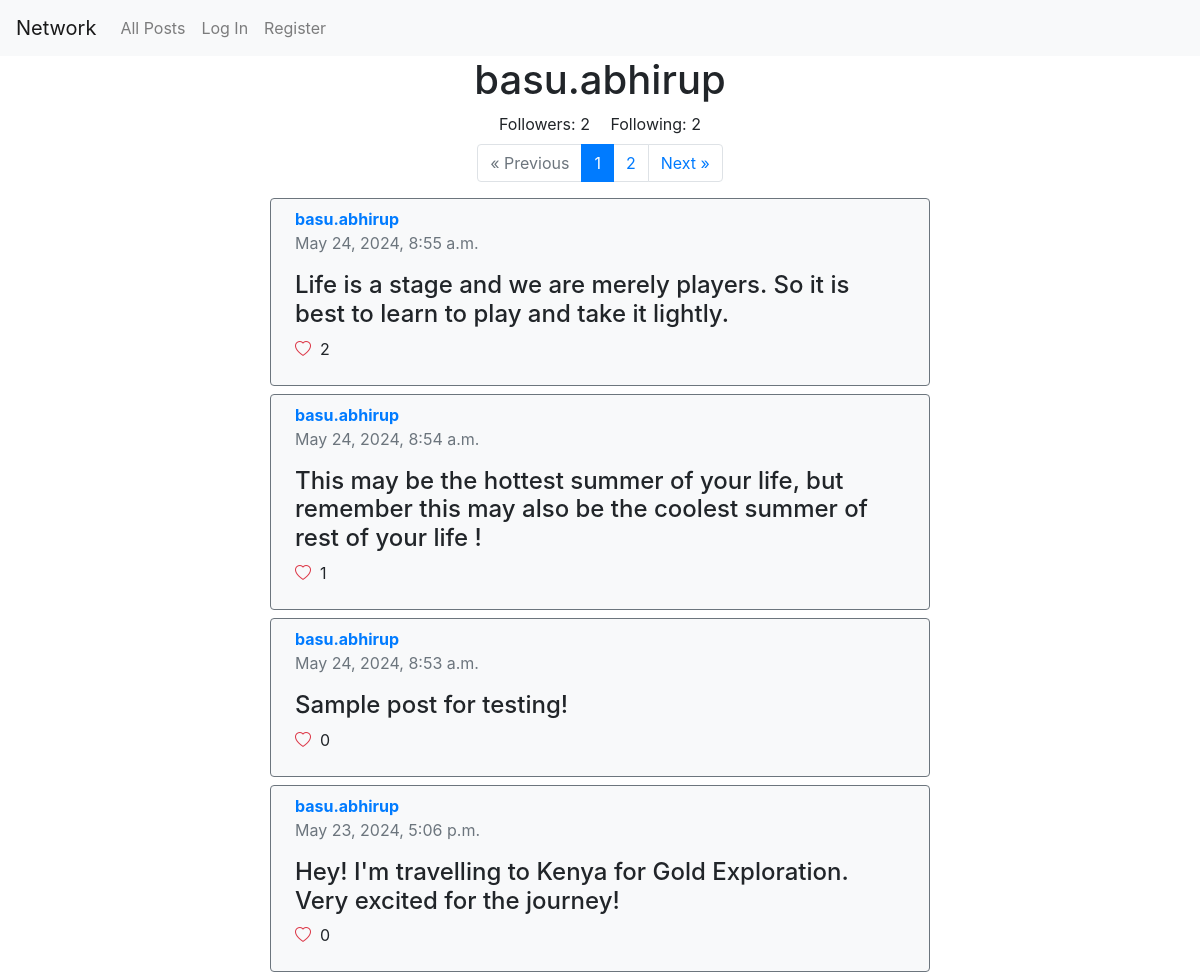
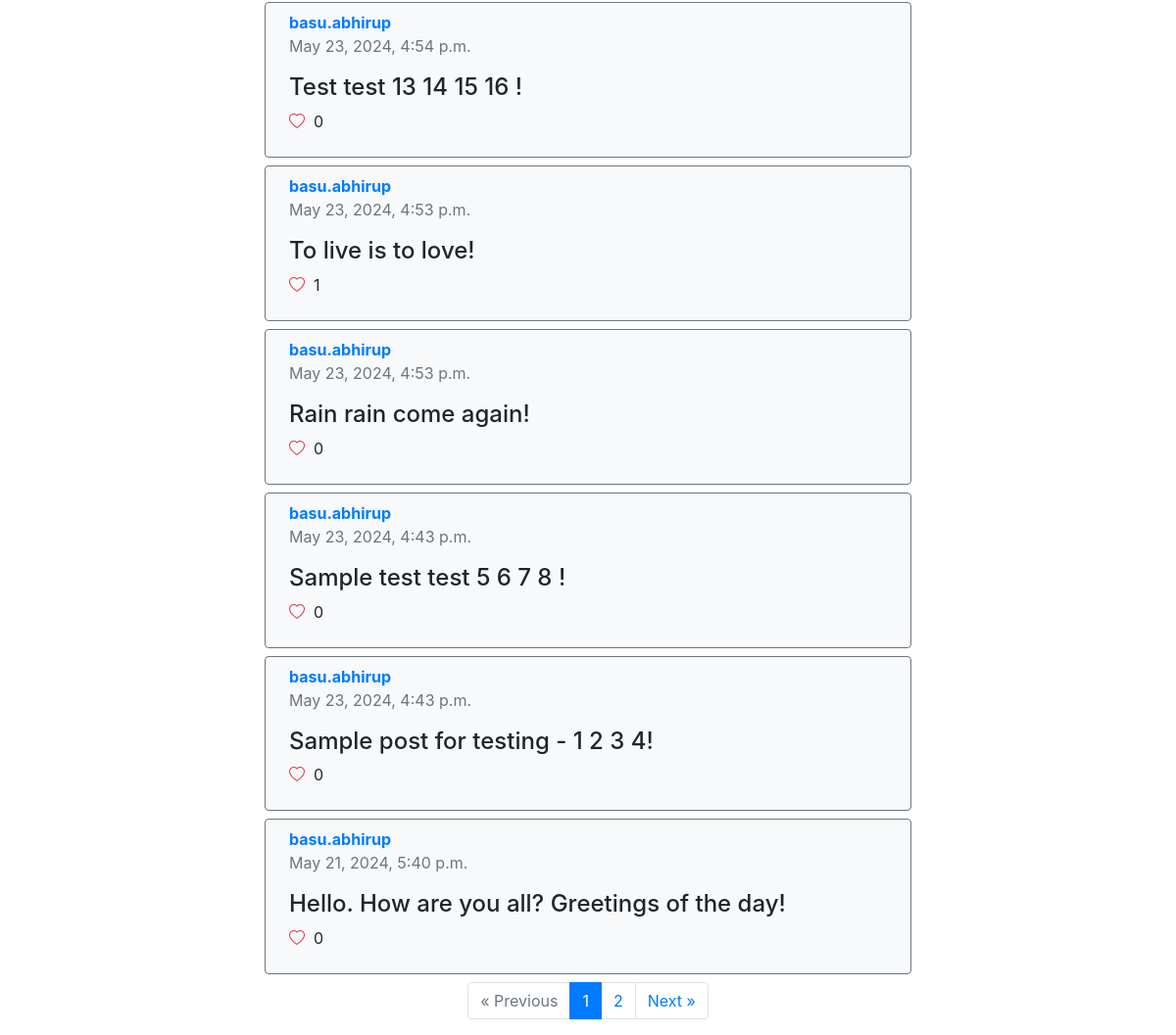
Page /profile/basu.abhirup on the earlier database version (2 pictures, top to bottom).
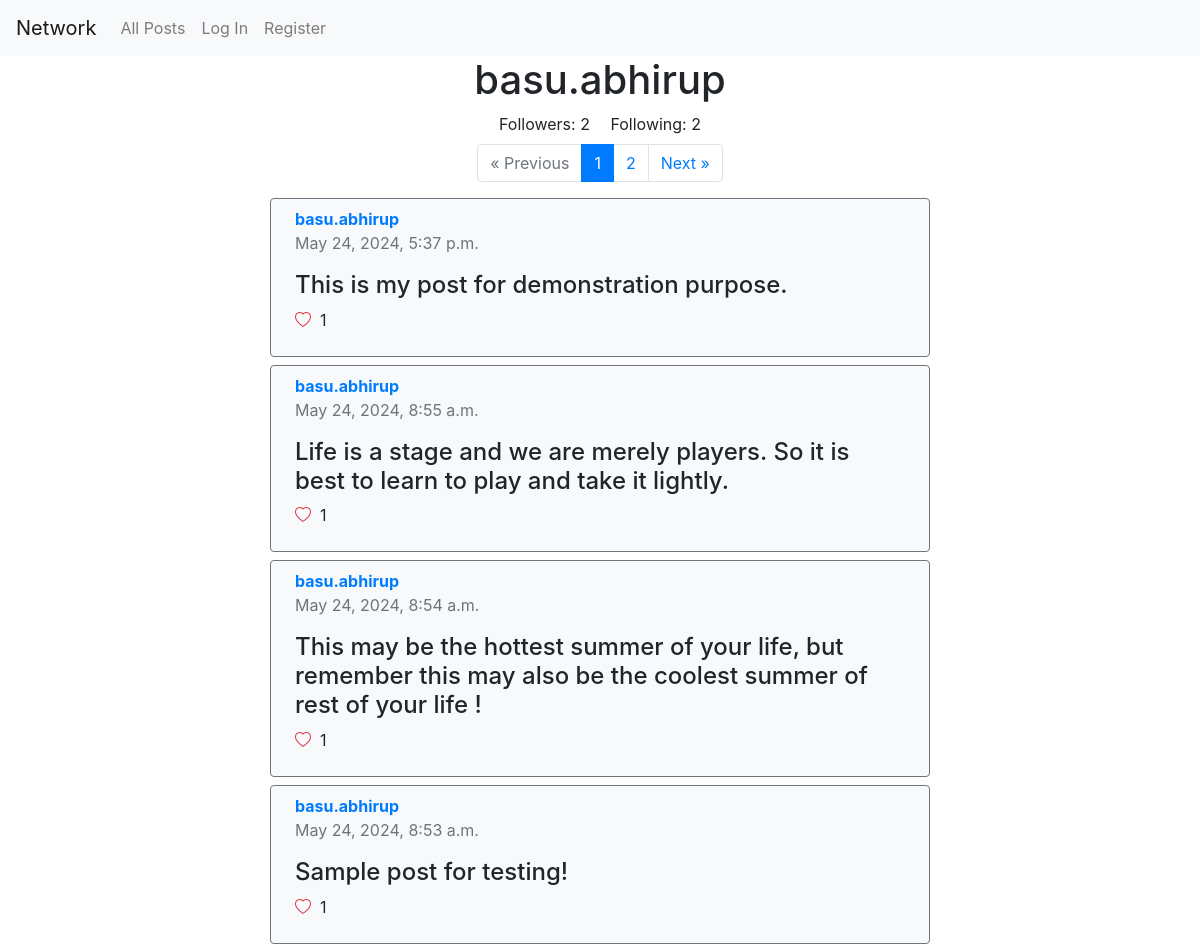
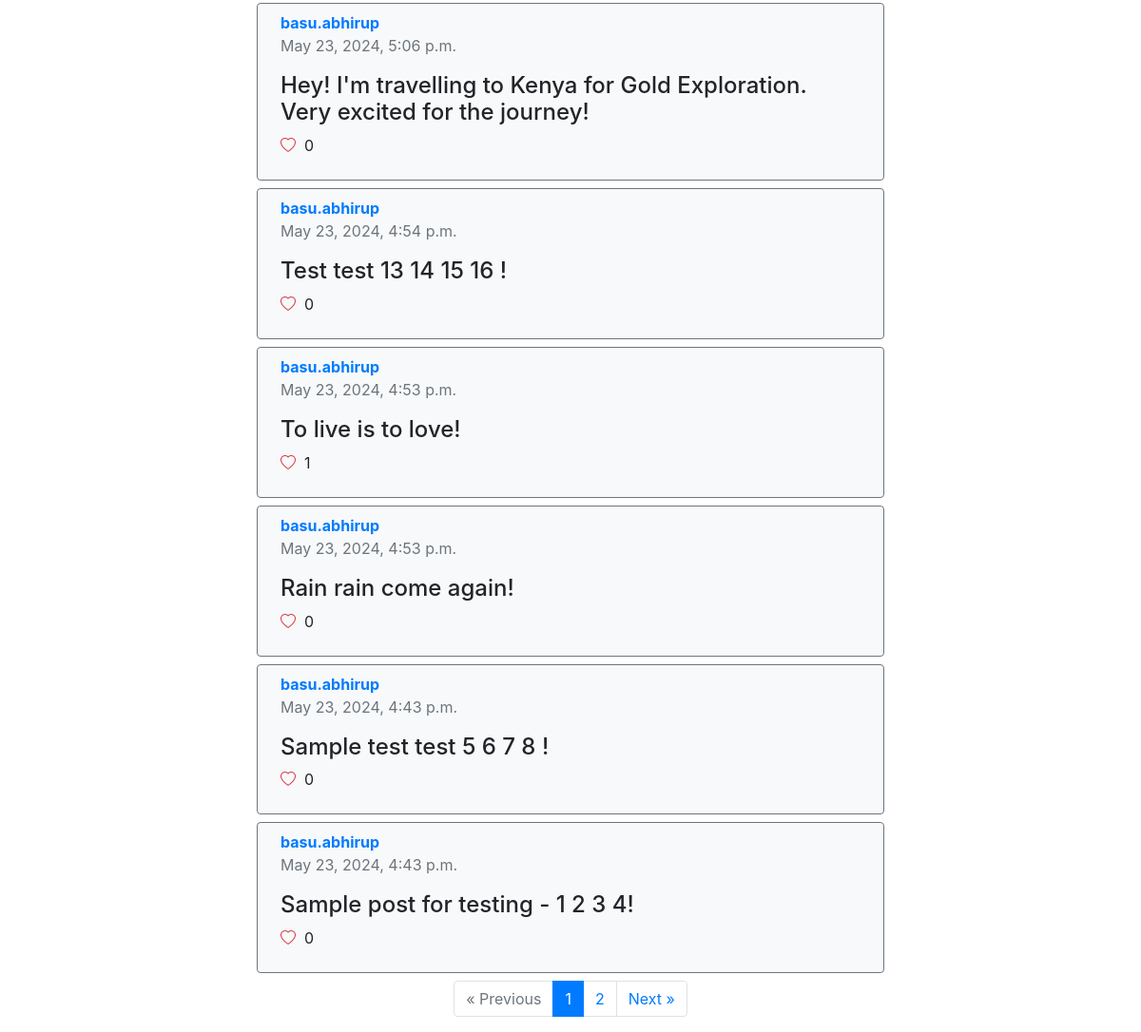
Same page on the later database version (2 pictures, top to bottom).
### network/models.py (models this page shows, shortened)
class Post(models.Model):
  user = models.ForeignKey(User, on_delete=models.CASCADE)
  content = models.TextField()
  timestamp = models.DateTimeField(auto_now_add=True)
  likes = models.PositiveIntegerField(default=0)

class User(AbstractUser):
    pass

### network/views.py (the view)
# urls.py: path('profile/<str:username>', views.profile, name='profile'),
def profile(request, username):
  user = get_object_or_404(User, username=username)
  user_posts = Post.objects.filter(user=user).order_by('-timestamp')
  posts = []
  for post in user_posts:
    if request.user.is_authenticated:
      already_liked = post.liked_by.filter(user=request.user).exists()
      posts.append({
        'post': post,
        'already_liked': already_liked
      })
    else:
      posts.append({
        'post': post
      })
  paginator = Paginator(posts, 10)
  page_number = request.GET.get('page')
  page_obj = paginator.get_page(page_number)
  follower_count = user.followers.count()
  following_count = user.following.count()  # Optional, depending on your model
  show_follow_button = request.user != user and request.user.is_authenticated
  following = False
  if show_follow_button:
    following = Follower.objects.filter(follower=request.user, following=user).exists()
  return render(request, 'network/profile.html', {
      'profile_user': user,
      'posts': page_obj,
      'follower_count': follower_count,
      'following_count': following_count,
      'following': following,
      'show_follow_button': show_follow_button,
      'paginator': paginator
  })

### network/templates/network/profile.html (shortened to what this page needs)
{% extends "network/layout.html" %}
{% block body %}
    <h1>{{ profile_user.username }}</h1>
    <div class="container text-center mb-2">
        <span id="followers" class="mx-2">Followers: {{ follower_count }}</span>
        <span id="following" class="mx-2">Following: {{ following_count }}</span>
    </div>
    {% if paginator.num_pages > 1 %}
    <nav aria-label="Page navigation example">
        <ul class="pagination">
        {% if posts.has_previous %}
            <li class="page-item"><a class="page-link" href="?page={{ posts.previous_page_number }}">&laquo; Previous</a></li>
        {% else %}
            <li class="page-item disabled"><a class="page-link text-muted">&laquo; Previous</a></li>
        {% endif %}
        {% for page_num in paginator.page_range %}
            <li class="page-item {% if page_num == posts.number %}active{% endif %}">
            <a class="page-link" href="?page={{ page_num }}">{{ page_num }}</a>
            </li>
        {% endfor %}
        {% if posts.has_next %}
            <li class="page-item not-allowed"><a class="page-link" href="?page={{ posts.next_page_number }}">Next &raquo;</a></li>
        {% else %}
            <li class="page-item disabled"><a class="page-link text-muted">Next &raquo;</a></li>
        {% endif %}
        </ul>
    </nav>
    {% endif %}
    <div class="post-container">
        {% for post in posts %}
            <div class="post px-4 py-2 border border border-secondary rounded bg-light mb-2 w-100">
                <p class="mb-0 d-inline-block mr-3"><a href="{% url 'profile' post.post.user.username %}"><strong>{{ post.post.user.username }}</strong></a></p>
                <p class="text-muted mt-0">{{ post.post.timestamp }}</p>
                <p class="h4" id="post-content-{{ post.post.id }}">{{ post.post.content }}</p>
                {% if user.is_authenticated %}
                    <button class="like-button border-0 bg-light" data-post-id="{{ post.post.id }}" onclick="handleLiking(event)">
                        {% if post.already_liked == True %}
                            <i class="bi bi-heart-fill text-danger"></i>
                        {% else %}
                            <i class="bi bi-heart text-danger"></i>
                        {% endif %}
                    </button>
                    <p class="ml-2" id="like-count-{{ post.post.id }}">{{ post.post.likes }}</p>
                {% else %}
                    <p id="like-count-{{ post.post.id }}"><i class="bi bi-heart text-danger"></i> &nbsp;{{ post.post.likes }}</p>
                {% endif %}
            </div>
        {% endfor %}
    </div>
    {% if paginator.num_pages > 1 %}
    <nav aria-label="Page navigation example">
        <ul class="pagination">
        {% if posts.has_previous %}
            <li class="page-item"><a class="page-link" href="?page={{ posts.previous_page_number }}">&laquo; Previous</a></li>
        {% else %}
            <li class="page-item disabled"><a class="page-link text-muted">&laquo; Previous</a></li>
        {% endif %}
        {% for page_num in paginator.page_range %}
            <li class="page-item {% if page_num == posts.number %}active{% endif %}">
            <a class="page-link" href="?page={{ page_num }}">{{ page_num }}</a>
            </li>
        {% endfor %}
        {% if posts.has_next %}
            <li class="page-item not-allowed"><a class="page-link" href="?page={{ posts.next_page_number }}">Next &raquo;</a></li>
        {% else %}
            <li class="page-item disabled"><a class="page-link text-muted">Next &raquo;</a></li>
        {% endif %}
        </ul>
    </nav>
    {% endif %}
{% endblock %}

Differences in the rows shown:
no longer on this page (row unchanged): Post: post.user.username "basu.abhirup", post.timestamp "May 21, 2024, 5:40 p.m.", post.content "Hello. How are you all? Greetings of the day!", post.likes "0"
added Post: post.user.username "basu.abhirup", post.timestamp "May 24, 2024, 5:37 p.m.", post.content "This is my post for demonstration purpose.", post.likes "1"
changed Post "May 24, 2024, 8:55 a.m.": post.likes "2" → "1"
changed Post "Sample post for testing!": post.likes "0" → "1"
